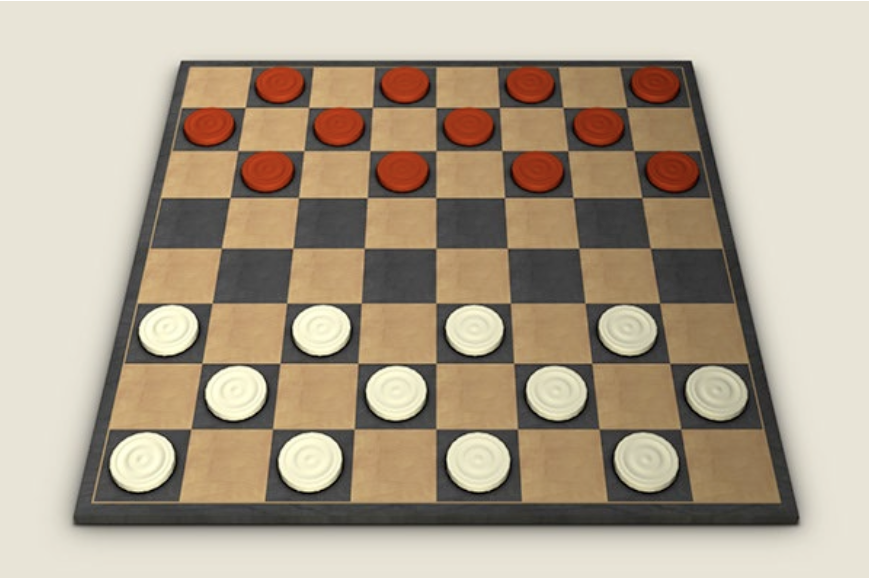
#> input picture hw1/1.png, 870 x 580 px
$ python hw1_3.py 1.png
#> lines starting #> are read from the running program, lines starting #| are printed output that depends on the picture; after the words box and inside, x2 and y2 are one past the last pixel; in counts of white or black regions, pixels touching at a corner belong together
import cv2
import numpy as np
import sys

# - - - 블로그 활용, 출처 : https://ks-jun.tistory.com/m/198 - - -
def order_points(pts):
    rect = np.zeros((4, 2), dtype = np.float32)
    s = pts.sum(axis = 1)
    rect[0] = pts[np.argmin(s)]
    rect[2] = pts[np.argmax(s)]
    diff = np.diff(pts, axis = 1)
    rect[1] = pts[np.argmin(diff)]
    rect[3] = pts[np.argmax(diff)]
    return rect

def four_point_transform(image, pts):
    rect = order_points(pts)
    (tl, tr, br, bl) = rect

    widthA = np.sqrt(((br[0] - bl[0]) ** 2) + ((br[1] - bl[1]) ** 2)) ; widthB = np.sqrt(((tr[0] - tl[0]) ** 2) + ((tr[1] - tl[1]) ** 2))
    maxWidth = max(int(widthA), int(widthB))

    heightA = np.sqrt(((tr[0] - br[0]) ** 2) + ((tr[1] - br[1]) ** 2)) ; heightB = np.sqrt(((tl[0] - bl[0]) ** 2) + ((tl[1] - bl[1]) ** 2))
    maxHeight = max(int(heightA), int(heightB))

    dst = np.array([
        [0, 0],
        [maxWidth - 1, 0],
        [maxWidth - 1, maxHeight - 1],
        [0, maxHeight - 1]], dtype = np.float32)

    M = cv2.getPerspectiveTransform(rect, dst)
    warped = cv2.warpPerspective(image, M, (maxWidth, maxHeight))
    return warped
# - - - 블로그 활용, 출처 : https://ks-jun.tistory.com/m/198 - - -

if __name__ == "__main__":
    image_path = sys.argv[1]
    img = cv2.imread(image_path, cv2.IMREAD_COLOR)
#> img is the input picture: shape (580, 870, 3); mean B, G, R 143.4, 163.2, 177.2
    edges = cv2.Canny(img, 50, 150)
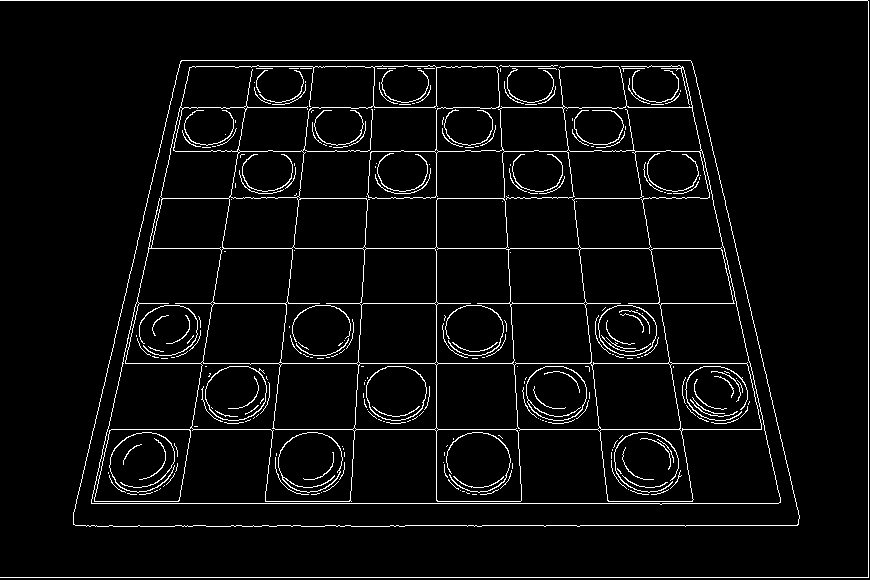
#> edges: shape (580, 870); 4.5% white in thin lines or dots
    kernel = np.ones((5, 5), np.uint8)
    dilated = cv2.dilate(edges, kernel, iterations = 1)
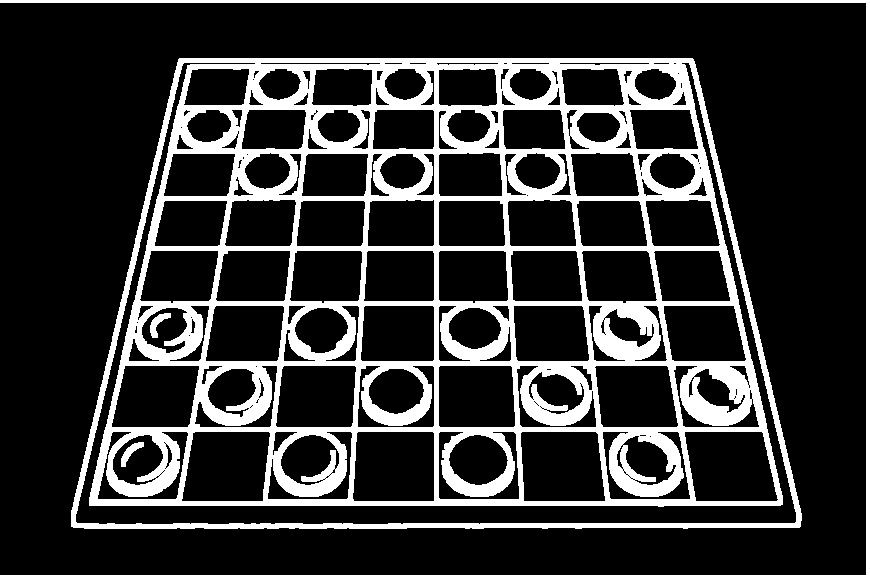
#> dilated: shape (580, 870); 21% white; 4 white regions
    contours, _ = cv2.findContours(dilated, cv2.RETR_EXTERNAL, cv2.CHAIN_APPROX_SIMPLE)
#> contours = 2 contours; box (x1, y1, x2, y2) and area: (71, 58, 802, 529) 293795, (0, 0, 870, 580) 6934

    # 가장 큰 윤곽선 찾기 (체커보드의 외곽선으로 가정)
    largest_contour = max(contours, key = cv2.contourArea)
#> largest_contour = contour of 497 points, box (x1, y1, x2, y2) (71, 58, 802, 529), area 293795

    # 윤곽선을 근사화하여 꼭짓점 찾기
    epsilon = 0.02 * cv2.arcLength(largest_contour, True)
#> epsilon = 45.61
    approx = cv2.approxPolyDP(largest_contour, epsilon, True)
#> approx = [[178, 59], [71, 526], [800, 526], [692, 58]]

    # 꼭짓점이 4개인 경우 (사각형)
    if len(approx) == 4:
        # 투영 변환 적용
        warped = four_point_transform(img, approx.reshape(4, 2))
#> in order_points, `s = pts.sum(axis = 1)`: s = [237, 597, 1326, 750]
#> in order_points, `diff = np.diff(pts, axis = 1)`: diff = [-119, 455, -274, -634]
#> in four_point_transform, `rect = order_points(pts)`: rect = [[178, 59], [692, 58], [800, 526], [71, 526]]
#> in four_point_transform, `(tl, tr, br, bl) = rect`: tl = [178, 59]; tr = [692, 58]; br = [800, 526]; bl = [71, 526]
#> in four_point_transform, `widthA = np.sqrt((br[0] - bl[0]) ** 2 + (br[1] - bl[1]) ** 2)`: widthA = 729
#> in four_point_transform, `widthB = np.sqrt((tr[0] - tl[0]) ** 2 + (tr[1] - tl[1]) ** 2)`: widthB = 514
#> in four_point_transform, `maxWidth = max(int(widthA), int(widthB))`: maxWidth = 729
#> in four_point_transform, `heightA = np.sqrt((tr[0] - br[0]) ** 2 + (tr[1] - br[1]) ** 2)`: heightA = 480.3
#> in four_point_transform, `heightB = np.sqrt((tl[0] - bl[0]) ** 2 + (tl[1] - bl[1]) ** 2)`: heightB = 479.1
#> in four_point_transform, `maxHeight = max(int(heightA), int(heightB))`: maxHeight = 480
#> in four_point_transform, `dst = np.array([ [0, 0], [maxWidth - 1, 0], [maxWidth - 1, maxHeight -..`: dst = [[0, 0], [728, 0], [728, 479], [0, 479]]
#> in four_point_transform, `M = cv2.getPerspectiveTransform(rect, dst)`: M = [[1.5, 0.344, -287.5], [0.00299, 1.54, -91.25], [6.25e-06, 0.000947, 1]]
#> in four_point_transform, `warped = cv2.warpPerspective(image, M, (maxWidth, maxHeight))`:
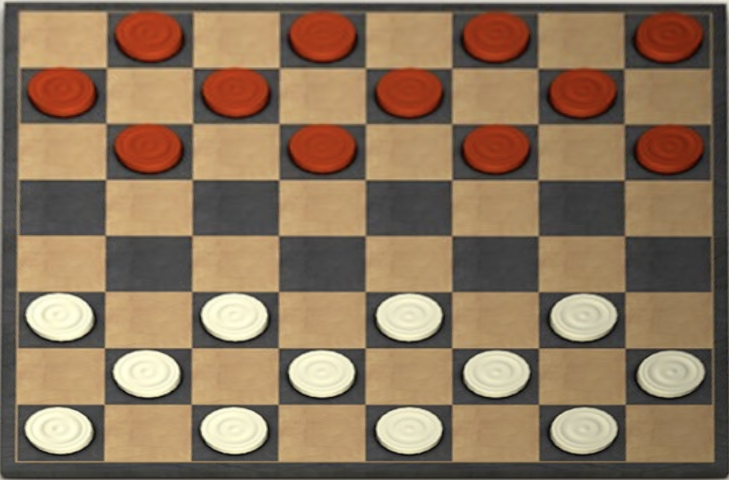
#> warped: shape (480, 729, 3); mean B, G, R 91.5, 116.8, 141.1

        # 변환된 이미지 크기 조정
        warped = cv2.resize(warped, (500, 500))
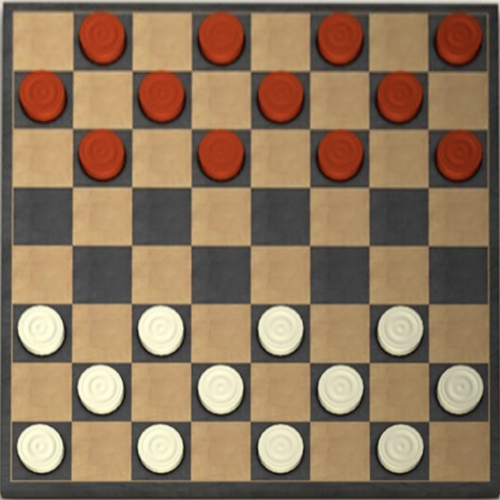
#> warped: shape (500, 500, 3); mean B, G, R 91.4, 116.7, 141

        # 원본 이미지 및 투영 변환 결과 이미지 표시
        cv2.imshow('Original Image', img)
        cv2.imshow("Warped Checkerboard", warped)
        cv2.waitKey(0)
        cv2.destroyAllWindows()
    else:
        print("투영 변환 결과에서 체커보드가 감지되지 않습니다.")

$ run again, on hw1/11.png
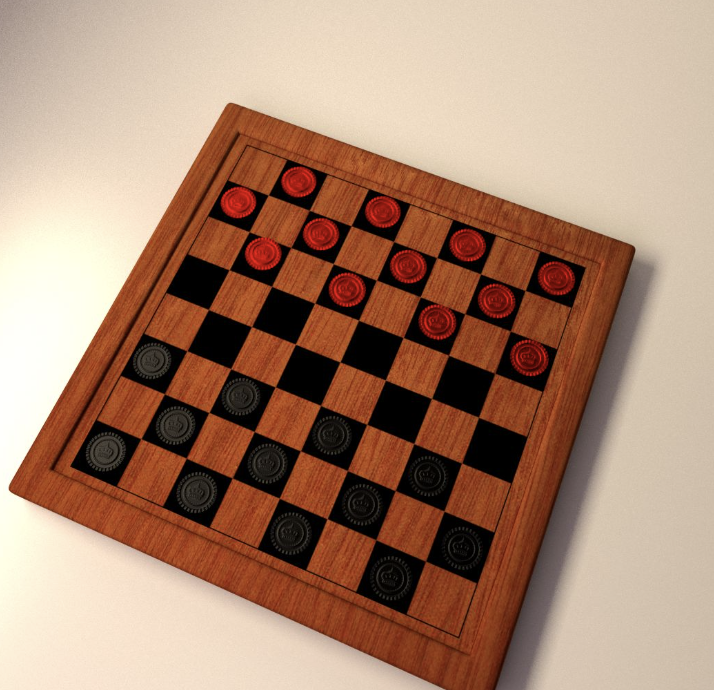
#> input picture hw1/11.png, 714 x 690 px
#> img is the input picture: shape (690, 714, 3); mean B, G, R 113.2, 134.3, 169.5
#> `edges = cv2.Canny(img, 50, 150)`:
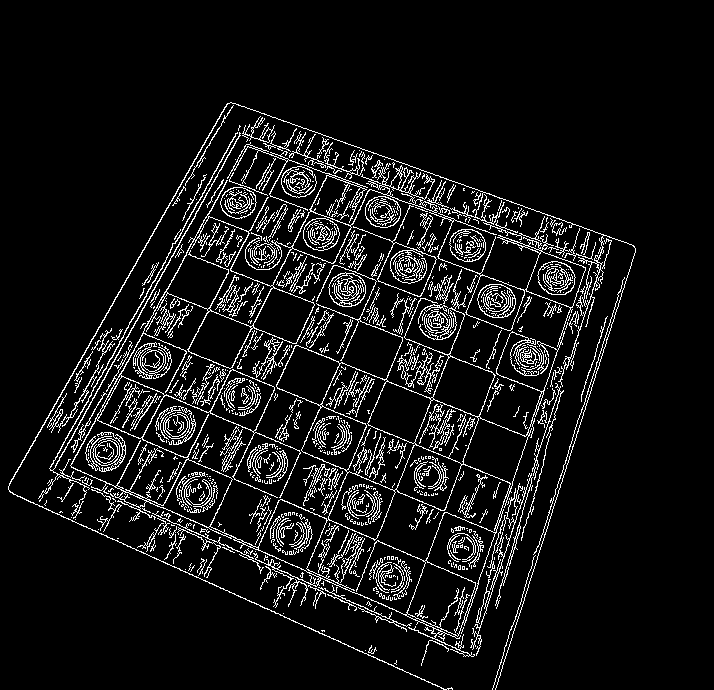
#> edges: shape (690, 714); 8.1% white in thin lines or dots, all inside (x1, y1, x2, y2) = (8, 102, 636, 690)
#> `dilated = cv2.dilate(edges, kernel, iterations = 1)`:
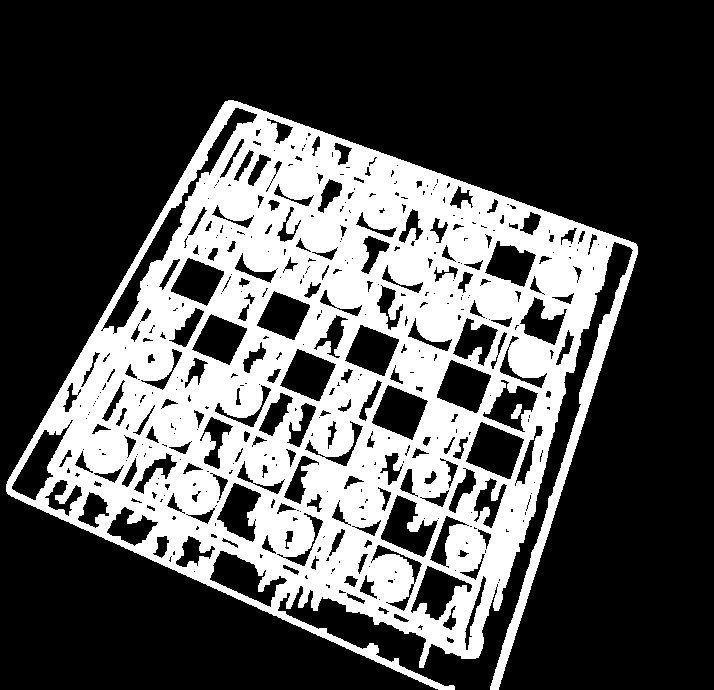
#> dilated: shape (690, 714); 32% white; 2 white regions
#> contours = 1 contour; box (x1, y1, x2, y2) and area: (6, 100, 638, 690) 214074
#> largest_contour = contour of 2094 points, box (x1, y1, x2, y2) (6, 100, 638, 690), area 214074
#> epsilon = 74.96
#> approx = [[225, 101], [6, 491], [454, 689], [279, 601], [478, 657], [629, 246], [498, 689], [637, 246]]

$ run again, on hw1/2.png
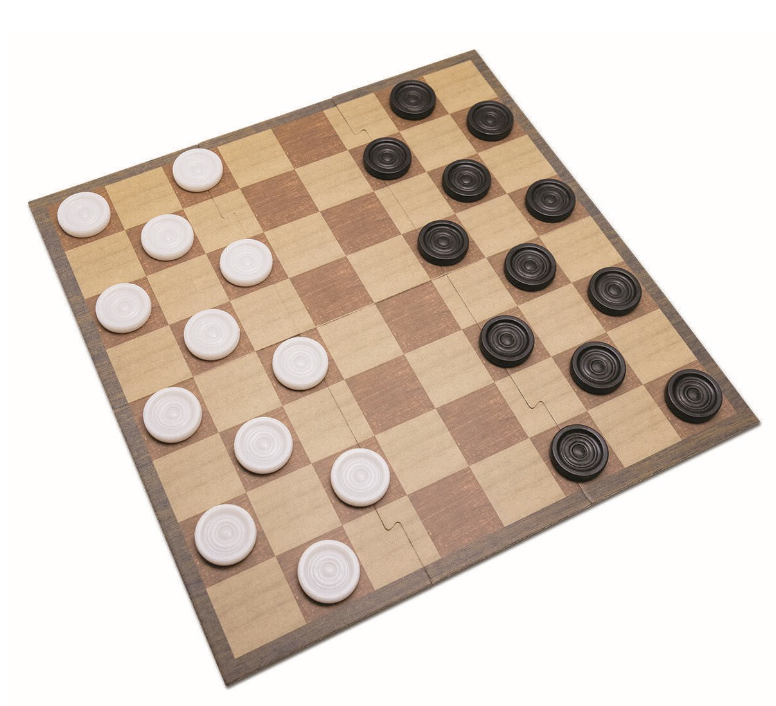
#> input picture hw1/2.png, 776 x 706 px
#> img is the input picture: shape (706, 776, 3); mean B, G, R 193.3, 204.9, 218
#> `edges = cv2.Canny(img, 50, 150)`:
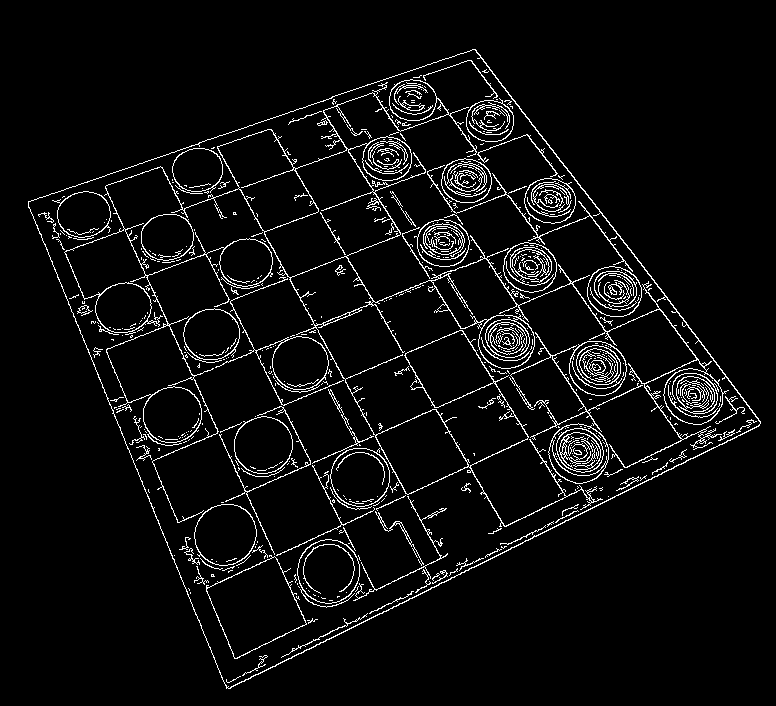
#> edges: shape (706, 776); 5.1% white in thin lines or dots, all inside (x1, y1, x2, y2) = (28, 49, 761, 689)
#> dilated: shape (706, 776); 22.6% white; 4 white regions
#> contours = 1 contour; box (x1, y1, x2, y2) and area: (26, 47, 763, 691) 268881
#> largest_contour = contour of 1311 points, box (x1, y1, x2, y2) (26, 47, 763, 691), area 268881
#> epsilon = 44.64
#> approx = [[477, 47], [26, 199], [224, 690], [762, 425]]
#> s = [524, 225, 914, 1187]
#> diff = [-430, 173, 466, -337]
#> rect = [[26, 199], [477, 47], [762, 425], [224, 690]]
#> tl = [26, 199]; tr = [477, 47]; br = [762, 425]; bl = [224, 690]
#> widthA = 599.7
#> widthB = 475.9
#> maxWidth = 599
#> heightA = 473.4
#> heightB = 529.4
#> maxHeight = 529
#> dst = [[0, 0], [598, 0], [598, 528], [0, 528]]
#> M = [[1.18, -0.474, 63.82], [0.476, 1.41, -293.6], [-5.57e-05, 0.000732, 1]]
#> `warped = cv2.resize(warped, (500, 500))`:
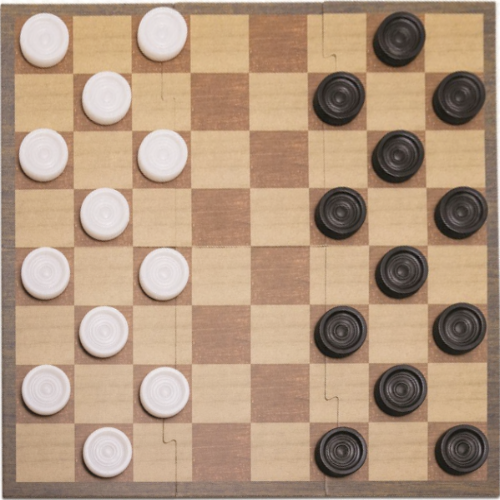
#> warped: shape (500, 500, 3); mean B, G, R 128, 151.7, 178.1

$ run again, on hw1/3.png
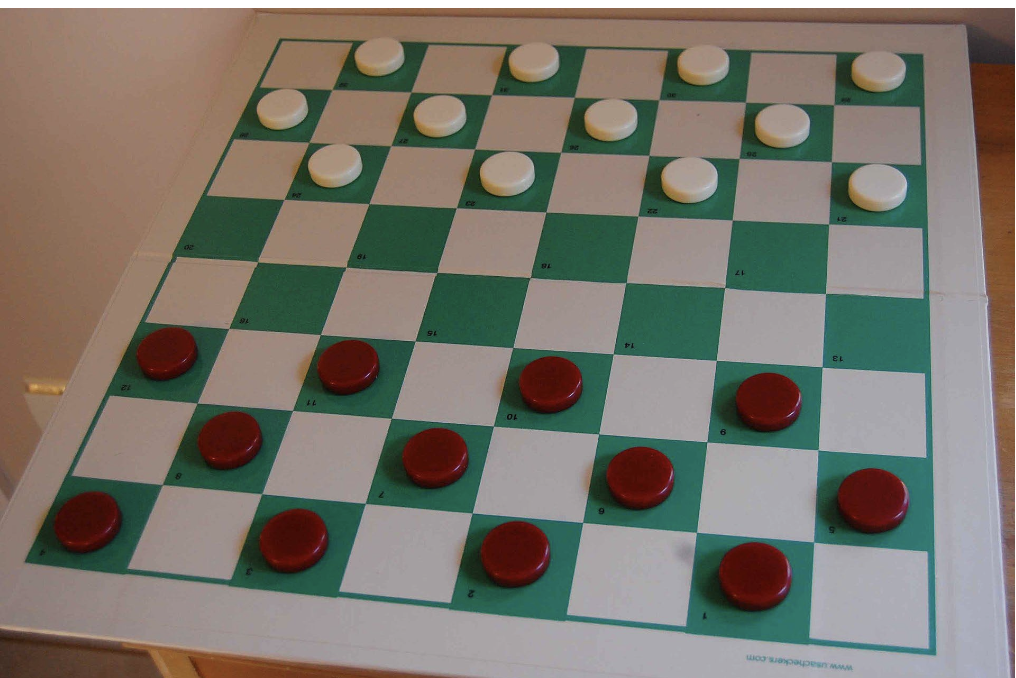
#> input picture hw1/3.png, 1016 x 678 px
#> img is the input picture: shape (678, 1016, 3); mean B, G, R 107.9, 118, 122.2
#> `edges = cv2.Canny(img, 50, 150)`:
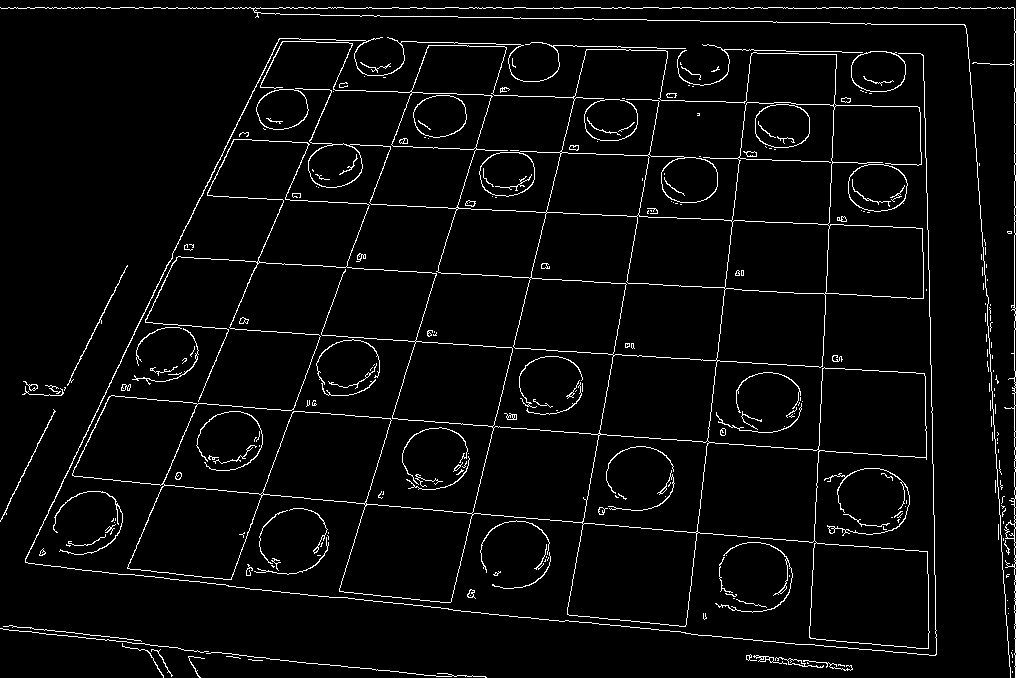
#> edges: shape (678, 1016); 3.8% white in thin lines or dots
#> dilated: shape (678, 1016); 19.4% white; 24 white regions
#> contours = 7 contours; box (x1, y1, x2, y2) and area: (23, 35, 939, 658) 452760, (0, 5, 1016, 678) 32294, (0, 623, 489, 678) 3657, (20, 263, 130, 398) 1357, (744, 652, 855, 673) 1028, (0, 407, 58, 524) 721, (709, 64, 722, 74) 74
#> largest_contour = contour of 775 points, box (x1, y1, x2, y2) (23, 35, 939, 658), area 452760
#> epsilon = 59.56
#> approx = [[23, 556], [937, 657], [925, 53], [277, 36]]
#> s = [579, 1594, 978, 313]
#> diff = [533, -280, -872, -241]
#> rect = [[277, 36], [925, 53], [937, 657], [23, 556]]
#> tl = [277, 36]; tr = [925, 53]; br = [937, 657]; bl = [23, 556]
#> widthA = 919.6
#> widthB = 648.2
#> maxWidth = 919
#> heightA = 604.1
#> heightB = 578.7
#> maxHeight = 604
#> dst = [[0, 0], [918, 0], [918, 603], [0, 603]]
#> M = [[1.65, 0.805, -485.6], [-0.0453, 1.73, -49.65], [0.000141, 0.00091, 1]]
#> `warped = cv2.resize(warped, (500, 500))`:
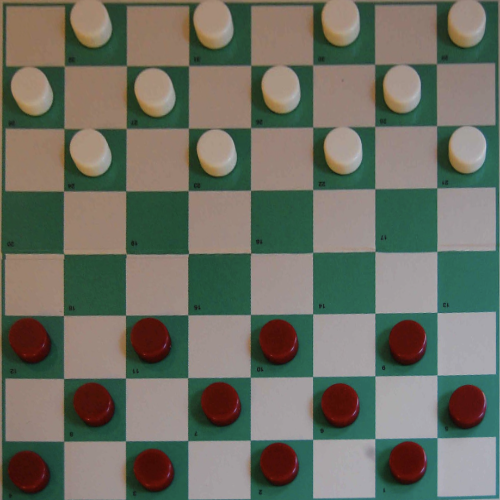
#> warped: shape (500, 500, 3); mean B, G, R 98.7, 110.9, 108.4
